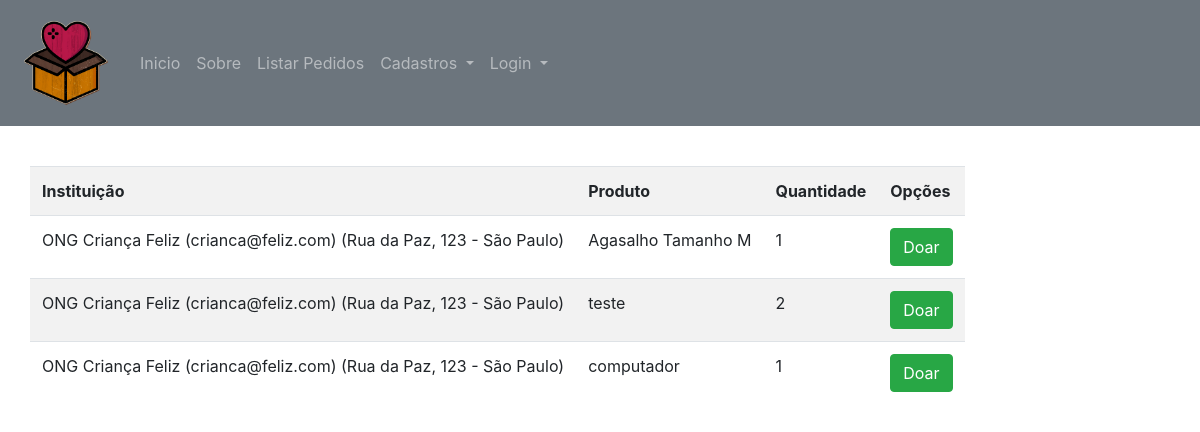
The page /listar/pedido/ on the database as committed earlier.
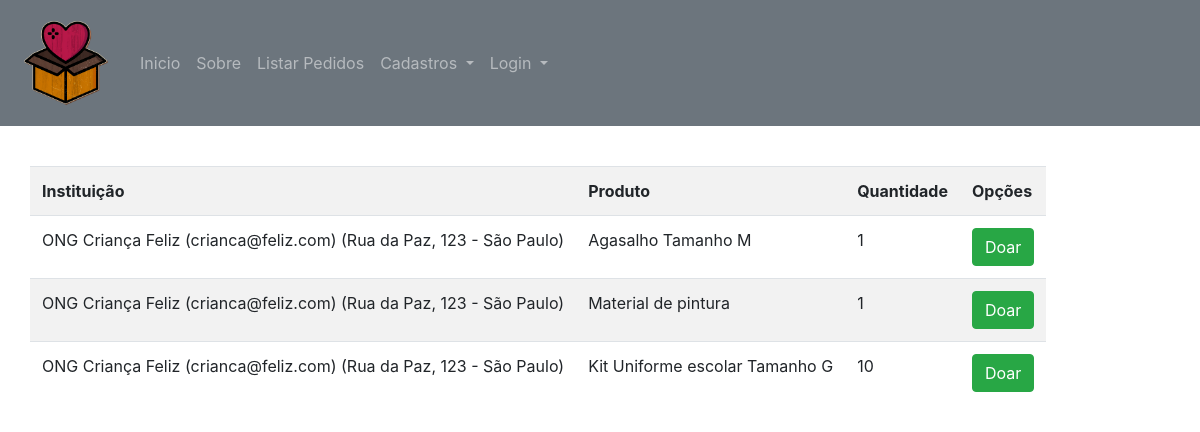
The same page on the database as committed later.
### doacao/models.py (models this page shows, shortened)
class Produto(models.Model):
   nome = models.CharField(max_length = 100, verbose_name="Nome do Produto")
   quantidade = models.IntegerField(verbose_name="Quantidade")
   instituicao = models.ForeignKey(Instituicao, on_delete=models.CASCADE)

class Instituicao(models.Model):
   nome = models.CharField(max_length = 100, verbose_name="Nome da Instituição")
   email = models.CharField(max_length= 100, verbose_name="e-mail")
   endereco = models.CharField(max_length= 255,verbose_name="Endereço")
   def __str__(self):
      return "{} ({}) ({}) ".format(self.nome, self.email, self.endereco)

### doacao/views.py (the view)
# urls.py: path('listar/pedido/', Produtolist.as_view(), name="listar-pedido"),
class Produtolist(ListView):
   model = Produto
   template_name = 'listarpedido.html'

### doacao/templates/listarpedido.html
{% extends 'base.html' %}
{% load static %}
{% load crispy_forms_tags %}
{% block conteudo %}
<table class="table table-striped">
    <tr>
        <th>Instituição</th>
        <th>Produto</th>
        <th>Quantidade</th>
        <th>Opções</th>
    </tr>
    {% for produto in object_list %}
    <tr>
        <td>{{produto.instituicao}}</td>
        <td>{{produto.nome}}</td>
        <td>{{produto.quantidade}}</td>
        <td>
            <a href="{% url 'confirmar-doacao' %}" class="btn btn-success">Doar</a>
        </td>
    </tr>
    {% empty %}
    <tr>
        <td colspan="3">Nenhum Pedido!</td>
    </tr>
    {% endfor %}
</table>
{% endblock %}

### doacao/templates/base.html (shortened to what this page needs)
{% load static %}
<!DOCTYPE html>
<html lang="pt-br">
<head>
  <link rel="stylesheet" href="https://maxcdn.bootstrapcdn.com/bootstrap/4.5.2/css/bootstrap.min.css">
</head>
<body>
<nav class="navbar navbar-expand-sm bg-secondary navbar-dark ">
  <a class="navbar-brand bg-secondary" href="{% url 'base' %}" >
      <img src="{% static 'img/logo.png' %}" class="rounded" alt="Logo" style="width:100px;">
  </a>
    <ul class="navbar-nav">
        <li class="nav-item">
            <a class="nav-link"  href="{% url 'inicio' %}">Inicio</a>
        </li>
    <ul class="navbar-nav">
        <li class="nav-item">
            <a class="nav-link"  href="{% url 'sobre' %}">Sobre</a>
        </li>
    <ul class="navbar-nav">
       <li class="nav-item">
            <a class="nav-link"  href="{% url 'listar-pedido' %}">Listar Pedidos</a>
        </li>
    <li class="nav-item dropdown">
      <a class="nav-link dropdown-toggle" href="#" id="navbardrop" data-toggle="dropdown">
        Cadastros
      </a>
    </li>
    <li class="nav-item dropdown nav-item-right">
      <a class="nav-link dropdown-toggle" href="#" id="navbardrop" data-toggle="dropdown">
    Login
      </a>
    </li>
  </ul>
</nav>
<div class="container" style="margin-top:40px">
  <div class="row">
    <div class="">
        {% block conteudo %}{% endblock %}
     </div>
  </div>
</div>
</body>
</html>

Rows that differ between the two databases and show on the page:
removed Produto: instituicao "ONG Criança Feliz (crianca@feliz.com) (Rua da Paz, 123 - São Paulo)", nome "teste", quantidade "2"
removed Produto: instituicao "ONG Criança Feliz (crianca@feliz.com) (Rua da Paz, 123 - São Paulo)", nome "computador", quantidade "1"
added Produto: instituicao "ONG Criança Feliz (crianca@feliz.com) (Rua da Paz, 123 - São Paulo)", nome "Material de pintura", quantidade "1"
added Produto: instituicao "ONG Criança Feliz (crianca@feliz.com) (Rua da Paz, 123 - São Paulo)", nome "Kit Uniforme escolar Tamanho G", quantidade "10"
